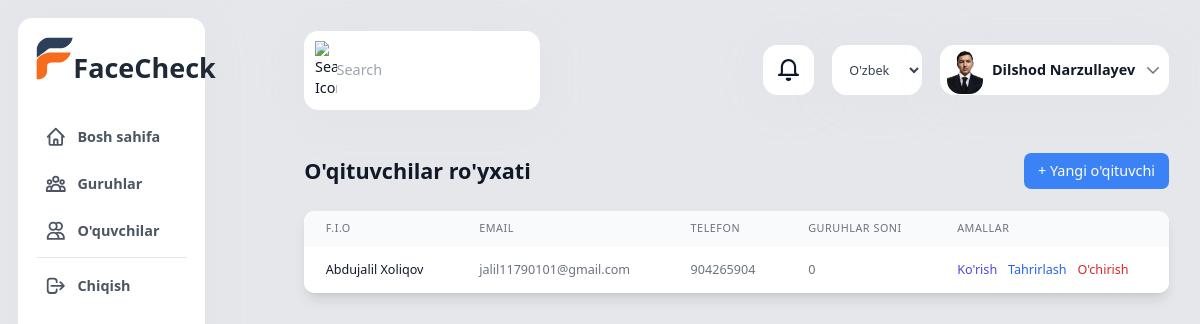
The page /uz/teachers/ (signed in) on the database its author committed.
### app/models.py (models this page shows, shortened)
class CustomUser(AbstractUser):
    USER_TYPE_CHOICES = (
        ('super_admin', 'Super Admin'),
        ('management', 'Rahbariyat'),
        ('teacher', 'O\'qituvchi'),
        ('student', 'O\'quvchi'),
        ('parent', 'Ota-ona'),
    )
    user_type = models.CharField(max_length=20, choices=USER_TYPE_CHOICES)
    phone_number = models.CharField(max_length=15, blank=True)
    profile_image = models.ImageField(upload_to='profile_pictures/', null=False, blank=False)
    face_encoding = models.BinaryField(null=True, blank=True)
    class Meta:
        verbose_name = _('Foydalanuvchi')
        verbose_name_plural = _('Foydalanuvchilar')

### app/views.py (the view)
# urls.py: path('teachers/', views.teacher_list, name='teacher_list'),
@login_required
def teacher_list(request):
    teachers = CustomUser.objects.filter(user_type='teacher')
    return render(request, 'teachers/list.html', {'teachers': teachers})

### app/context_processors.py (called while the page is built)
def camera_status(request):
    context = {}
    if request.user.is_authenticated and (request.user.is_staff or request.user.is_superuser):
        context['active_camera_count'] = Camera.objects.filter(active=True).count()
    return context

### app/templates/teachers/list.html
{% extends 'base.html' %}
{% load static %}
{% load i18n %}
{% block content %}
<div class="container mx-auto p-6">
    <div class="flex justify-between items-center mb-6">
        <h1 class="text-2xl font-bold text-gray-900">{% trans "O'qituvchilar ro'yxati" %}</h1>
        <a href="{% url 'app:teacher_add' %}" class="bg-blue-500 text-white px-4 py-2 rounded-lg hover:bg-blue-600">
            + {% trans "Yangi o'qituvchi" %}
        </a>
    </div>
    <div class="bg-white rounded-xl shadow-lg overflow-hidden">
        <div class="overflow-x-auto">
            <table class="min-w-full table-auto">
                <thead class="bg-gray-50">
                    <tr>
                        <th class="px-6 py-3 text-left text-xs font-medium text-gray-500 uppercase tracking-wider">{% trans "F.I.O" %}</th>
                        <th class="px-6 py-3 text-left text-xs font-medium text-gray-500 uppercase tracking-wider">{% trans "Email" %}</th>
                        <th class="px-6 py-3 text-left text-xs font-medium text-gray-500 uppercase tracking-wider">{% trans "Telefon" %}</th>
                        <th class="px-6 py-3 text-left text-xs font-medium text-gray-500 uppercase tracking-wider">{% trans "Guruhlar soni" %}</th>
                        <th class="px-6 py-3 text-left text-xs font-medium text-gray-500 uppercase tracking-wider">{% trans "Amallar" %}</th>
                    </tr>
                </thead>
                <tbody class="bg-white divide-y divide-gray-200">
                    {% for teacher in teachers %}
                    <tr class="hover:bg-gray-50">
                        <td class="px-6 py-4 whitespace-nowrap text-sm text-gray-900">
                            {{ teacher.get_full_name }}
                        </td>
                        <td class="px-6 py-4 whitespace-nowrap text-sm text-gray-500">
                            {{ teacher.email }}
                        </td>
                        <td class="px-6 py-4 whitespace-nowrap text-sm text-gray-500">
                            {{ teacher.phone_number }}
                        </td>
                        <td class="px-6 py-4 whitespace-nowrap text-sm text-gray-500">
                            {{ teacher.groups.count }}
                        </td>
                        <td class="px-6 py-4 whitespace-nowrap text-sm font-medium">
                            <div class="flex space-x-3">
                                <a href="{% url 'app:teacher_detail' teacher.pk %}" class="text-indigo-600 hover:text-indigo-900">
                                    {% trans "Ko'rish" %}
                                </a>
                                <a href="{% url 'app:teacher_edit' teacher.pk %}" class="text-blue-600 hover:text-blue-900">
                                    {% trans "Tahrirlash" %}
                                </a>
                                <a href="{% url 'app:teacher_delete' teacher.pk %}" class="text-red-600 hover:text-red-900">
                                    {% trans "O'chirish" %}
                                </a>
                            </div>
                        </td>
                    </tr>
                    {% empty %}
                    <tr>
                        <td colspan="5" class="px-6 py-4 text-center text-gray-500">
                            {% trans "O'qituvchilar topilmadi" %}
                        </td>
                    </tr>
                    {% endfor %}
                </tbody>
            </table>
        </div>
    </div>
</div>
{% endblock %}

### app/templates/details/header.html (shortened to what this page needs)
{% load static %}
{% load i18n %}
<div class="container w-full mx-auto p-6">
    <div class="flex justify-between items-center mb-7.5">
        <div class="search-bar flex items-center bg-white rounded-2xl p-3 w-[16.375rem] shadow-[0px_6px_58px_#c3cbd61a]">
            <img src="{% static 'assets/images/img_icn_general_search.svg' %}" alt="{% trans 'Search Icon' %}" width="24" height="24" class="mr-2.75" />
            <input type="text" placeholder="{% trans 'Search' %}" class="border-none outline-none text-base text-gray-600 w-full bg-transparent" />
        </div>
        <div class="user-actions flex items-center">
            <div class="notifications bg-white rounded-2xl w-14 h-14 flex justify-center items-center mr-5 shadow-[0px_6px_58px_#c3cbd61a] cursor-pointer">
                <img src="{% static 'assets/images/img_icn_general_notifications.svg' %}" alt="{% trans 'Notifications' %}" width="24" height="24" />
            </div>
            <div class="relative flex items-center">
                <form action="{% url 'set_language' %}" method="post" class="mr-5">
                    <select name="language" onchange="this.form.submit()" class="bg-white rounded-2xl h-14 w-[100px] text-sm text-gray-700 px-4 py-1 shadow-[0px_6px_58px_#c3cbd61a] focus:outline-none hover:bg-gray-50 cursor-pointer">
                        {% get_current_language as LANGUAGE_CODE %}
                        {% get_available_languages as LANGUAGES %}
                        {% for lang in LANGUAGES %}
                            <option value="{{ lang.0 }}" {% if lang.0 == LANGUAGE_CODE %}selected{% endif %}>
                                {{ lang.1 }}
                            </option>
                        {% endfor %}
                    </select>
                </form>
                <button type="button" onclick="toggleDropdown()" class="user-profile flex items-center bg-white h-14 rounded-2xl p-2 shadow-[0px_6px_58px_#c3cbd61a] hover:bg-gray-50">
                    {% if request.user.profile_image %}
                        <img src="{{ request.user.profile_image.url }}" alt="{% trans 'User Profile' %}" class="profile-pic w-[40px] rounded-[0.9375rem] mr-2.5" />
                    {% else %}
                        <span class="profile-pic w-[40px] h-[40px] rounded-[0.9375rem] mr-2.5 bg-gray-300 flex items-center justify-center text-xl text-gray-600">{{ request.user.get_full_name|make_list|first|upper }}</span>
                    {% endif %}
                    <span class="text-base font-bold text-gray-900 mr-2.5">{{ user.get_full_name }}</span>
                    <svg class="w-5 h-5 text-gray-500" fill="none" stroke="currentColor" viewBox="0 0 24 24">
                        <path stroke-linecap="round" stroke-linejoin="round" stroke-width="2" d="M19 9l-7 7-7-7" />
                    </svg>
                </button>
            </div>
        </div>
    </div>
</div>

### app/templates/base.html (style rules this page uses)
body { zoom: 0.9; -moz-transform: scale(0.9); -moz-transform-origin: 0 0; }

### rows shown on the page
CustomUser: user.profile_image (picture), get_full_name "Dilshod Narzullayev"
CustomUser: get_full_name "Abdujalil Xoliqov", email "jalil11790101@gmail.com", phone_number "904265904", groups.count "0"

### other values the page prints
form field language "O'zbek tili"
